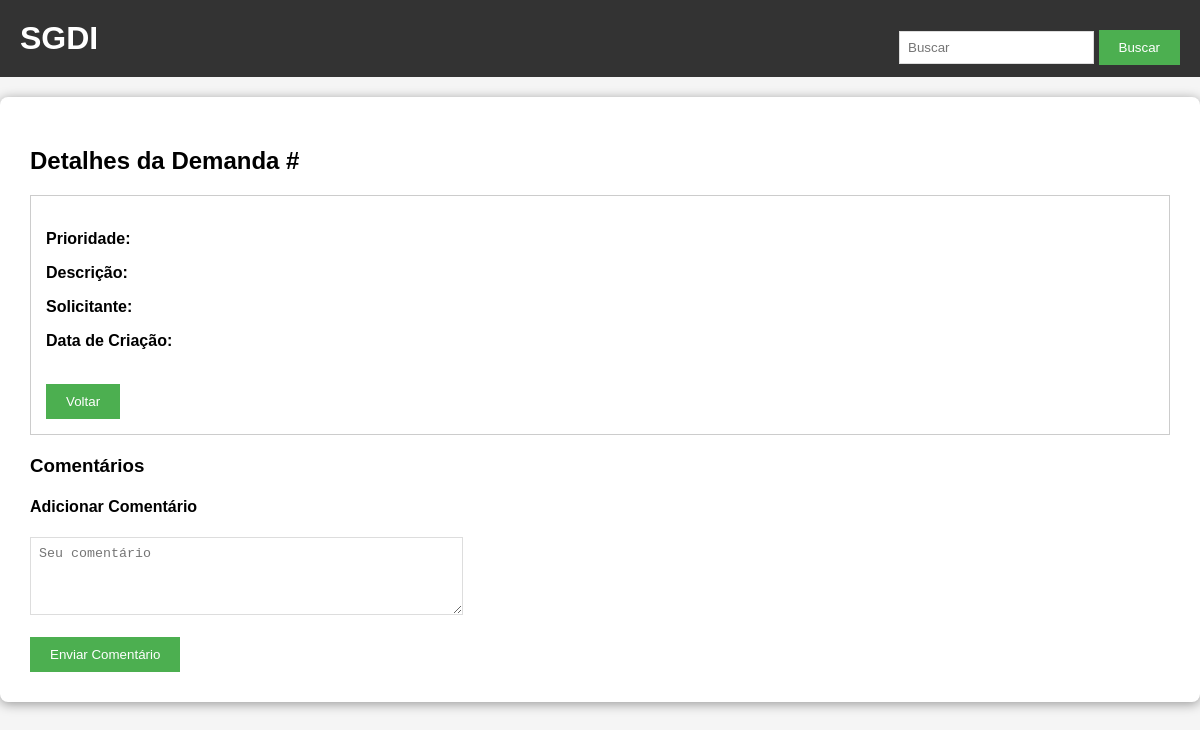
Page /detalhes/43 (signed in) on the earlier database version.
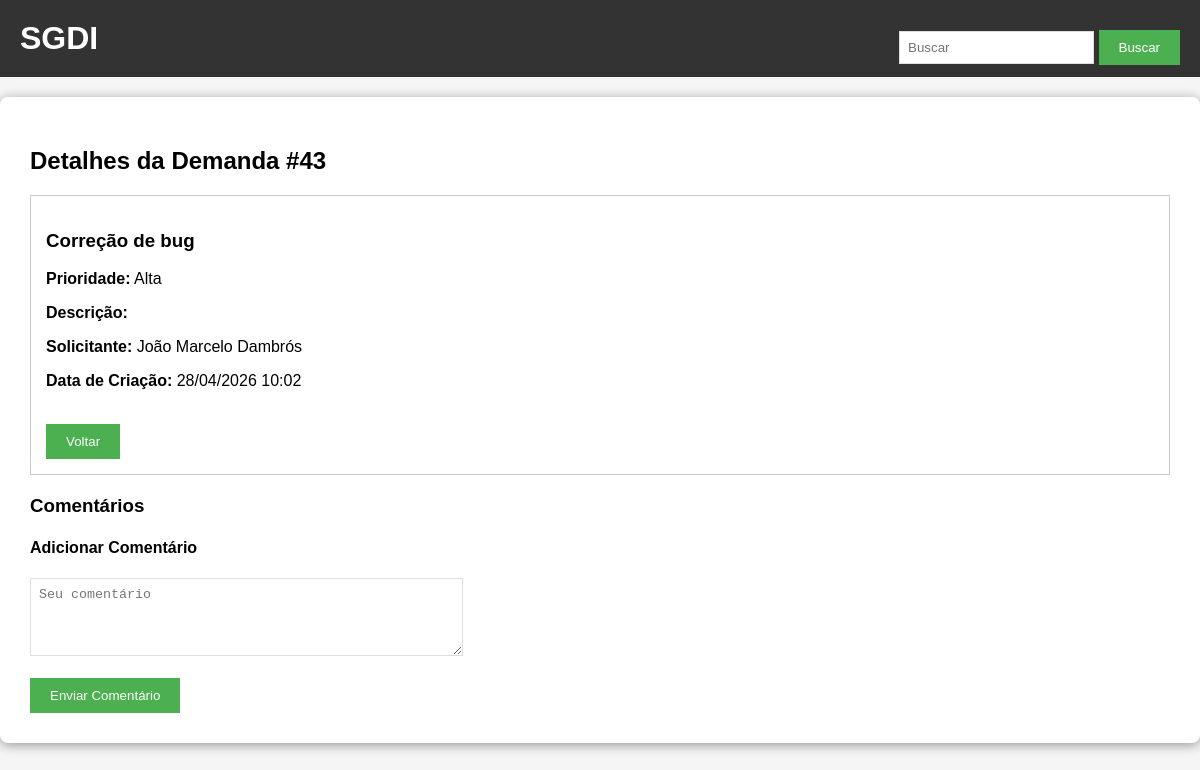
Same page on the later database version.
### tables this page shows
CREATE TABLE demandas (
        id INTEGER PRIMARY KEY AUTOINCREMENT,
        titulo TEXT,
        descricao TEXT,
        solicitante TEXT,
        data_criacao TEXT,
        id_prioridade INTEGER,
        FOREIGN KEY (id_prioridade) REFERENCES prioridades(id)
    );

CREATE TABLE prioridades (
        id INTEGER PRIMARY KEY AUTOINCREMENT,
        peso INTEGER,
        valor TEXT
    );

### app.py (the view)
@app.route('/detalhes/<id>')
@login_required
def detalhes(id):
    conn = get_db()
    demanda = conn.execute('''
        SELECT d.*, p.valor as prioridade_nome
        FROM demandas d
        LEFT JOIN prioridades p ON d.id_prioridade = p.id
        WHERE d.id=?''', (id,)).fetchone()
    comentarios = conn.execute('SELECT * FROM comentarios WHERE demanda_id=?', (id,)).fetchall()
    conn.close()
    return render_template('detalhes.html', demanda=demanda, comentarios=comentarios)

### app.py (called while the page is built)
def get_db():
    conn = sqlite3.connect('demandas.db')
    conn.row_factory = sqlite3.Row
    return conn

def login_required(f):
    @wraps(f)
    def decorated(*args, **kwargs):
        if 'user_id' not in session:
            flash('Faça login para continuar.', 'warning')
            return redirect(url_for('auth.login'))
        return f(*args, **kwargs)
    return decorated

### templates/detalhes.html (shortened to what this page needs)
{% extends "base.html" %}
{% block content %}
<h2>Detalhes da Demanda #{{ demanda['id'] }}</h2>
<div style="border:1px solid #ccc; padding:15px; margin-bottom:20px;">
    <h3>{{ demanda['titulo'] }}</h3>
    <p><strong>Prioridade:</strong> {{ demanda['prioridade_nome'] }}</p>
    <p><strong>Descrição:</strong></p>
    <p><strong>Solicitante:</strong> {{ demanda['solicitante'] }}</p>
    <p><strong>Data de Criação:</strong> {{ demanda['data_criacao'] }}</p>
    <br>
    <a href="/"><button>Voltar</button></a>
</div>
<h3>Comentários</h3>
<h4>Adicionar Comentário</h4>
<form method="POST" action="/adicionar_comentario/{{ demanda['id'] }}">
    <textarea name="comentario" rows="4" cols="50" placeholder="Seu comentário" required></textarea><br><br>
    <button type="submit">Enviar Comentário</button>
</form>
{% endblock %}

### templates/base.html (shortened to what this page needs)
<!DOCTYPE html>
<html>
<head>
    <link rel="stylesheet" href="{{ url_for('static', filename='style.css') }}">
</head>
<body>
    <div class="header">
<a href="/" style="text-decoration: none; color: white;"><h1>SGDI</h1></a>        <div class="menu">
            <form action="/buscar" method="GET" style="display:inline;">
                <input type="text" name="q" placeholder="Buscar">
                <button type="submit">Buscar</button>
            </form>
        </div>
    </div>
    <div class="container">
        {% block content %}{% endblock %}
    </div>
</body>
</html>

### static/style.css (style rules this page uses)
body { font-family: Arial, sans-serif; background-color: #f5f5f5; padding: 0; margin: 0; }
.header { background-color: #333; color: white; padding: 20px; }
.header h1 { margin: 0; display: inline-block; }
.menu { float: right; margin-top: 10px; }
.container { max-width: 1200px; margin: 20px auto; background: white; padding: 30px; box-shadow: 0 2px 12px rgba(0,0,0,0.39); border-radius: 8px; }
button { background-color: #4CAF50; color: white; padding: 10px 20px; border: none; cursor: pointer; }
input[type="text"], textarea { padding: 8px; border: 1px solid #ddd; }
textarea { resize: vertical; }

### templates/base.html (style rules this page uses)
body { margin: 0; }

Differences in the rows shown:
added demandas: id "43", titulo "Correção de bug", solicitante "João Marcelo Dambrós", data_criacao "28/04/2026 10:02"
now on this page (row unchanged): prioridades: prioridade_nome "Alta"
